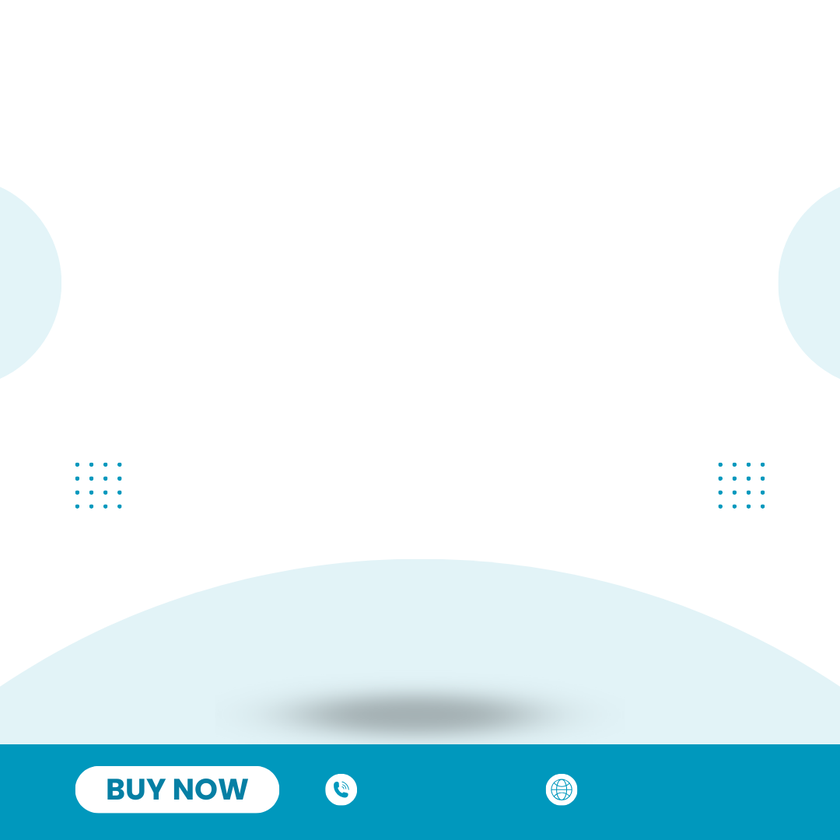
#> input picture Template.png, 840 x 840 px, shrunk from 1080 x 1080 before the run
$ python pil_functions.py
#> lines starting #> are read from the running program, lines starting #| are printed output that depends on the picture
from PIL import Image, ImageDraw, ImageFont

def add_text_to_image(input_image_path, output_image_path, text, position=(10, 10), font_size=100, font_color=(25, 25, 25)):
#> called with input_image_path = 'Template.png', output_image_path = 'modified_image.png', text = 'Hello Siddhesh', position = (10, 10), font_size = 100, font_color = (25, 25, 25)
    image = Image.open(input_image_path)
#> image is the input picture: PIL image 840x840 RGBA; mean R, G, B, A 222.7, 241.3, 245.9, 255
    draw = ImageDraw.Draw(image)
    font = ImageFont.truetype("arial.ttf", font_size)  # You can specify the path to your desired font file
    draw.text(position, text, font=font, fill=font_color)
    image.save(output_image_path)
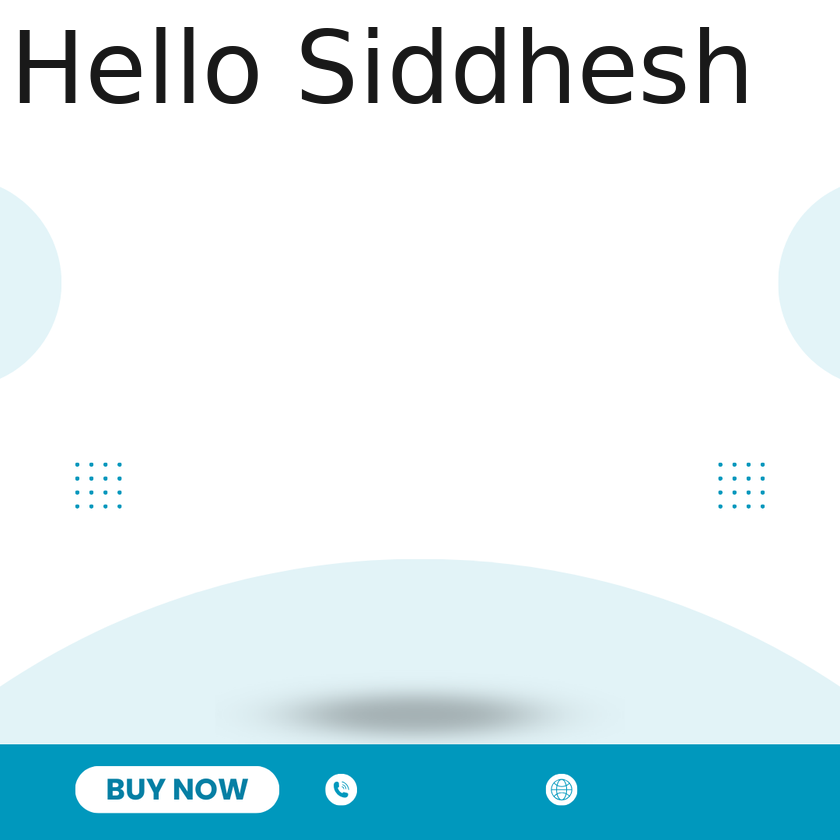
#> saved as modified_image.png: PIL image 840x840 RGBA; mean R, G, B, A 217.3, 236, 240.5, 255

input_path = "Template.png"
output_path = "modified_image.png"
text_to_add = "Hello Siddhesh"

add_text_to_image(input_path, output_path, text_to_add)
